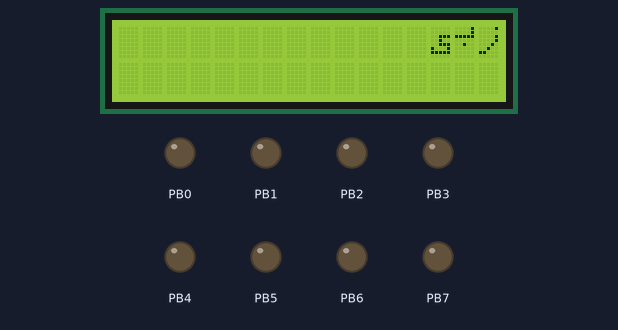
Recording of a program running on a simulated ATmega32, built with avr-gcc and emulated at 8 MHz. Parts: 16×2 character LCD, output pins drawn as LEDs (lit = HIGH). Wiring (inferred from the names in the program): character LCD (HD44780): RS PD7; R/W PD6; E PD5; data PC0, PC1, PC2, PC3, PC4, PC5, PC6, PC7. Pins used as bus, display or sensor lines are not drawn.

Above: at 0.2 s.
At 1.3 s:
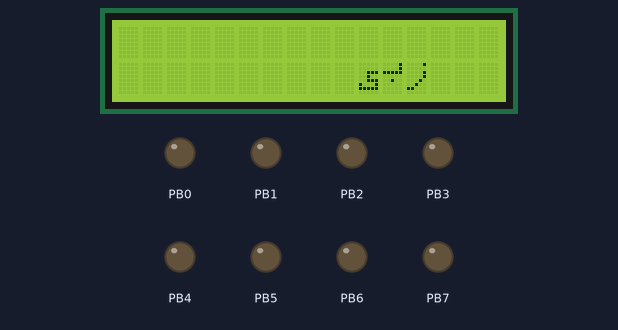
At 2.4 s:
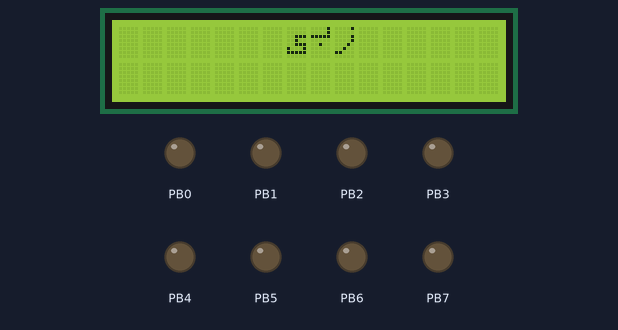
At 4.6 s:
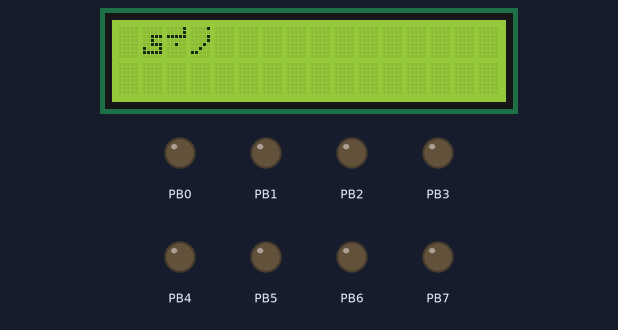
At 6.8 s:
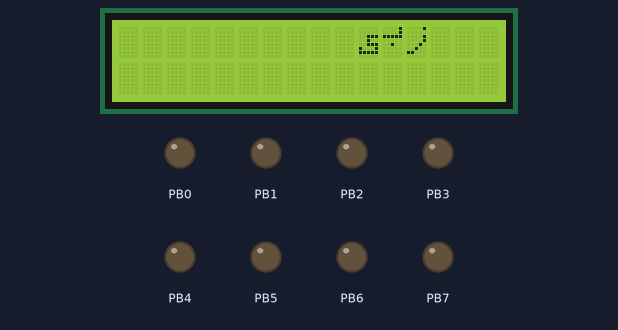
At 10.2 s:
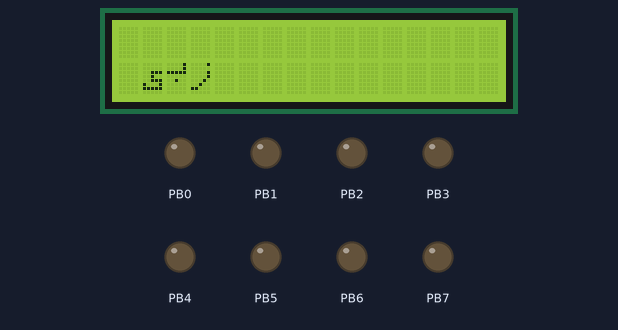

The program:

main.c
```c
#include "STD_TYPES.h"
#include <util/delay.h>

#include "DIO_interface.h"
#include "PORT_interface.h"

#include "CLCD_interface.h"


void main(void){
	u8 name[3][8] ={
			{
					0b00000001,
					0b00000000,
					0b00000001,
					0b00000001,
					0b00000010,
					0b00000100,
					0b00011000,
					0b00000000},
					{
							0b00000001,
							0b00000001,
							0b00011111,
							0b00000000,
							0b00000100,
							0b00000000,
							0b00000000,
							0b00000000},
							{
									0b00000000,
									0b00000000,
									0b00000111,
									0b00000100,
									0b00000111,
									0b00010001,
									0b00011111,
									0b00000000},


	};
	s8 xpos=0;
	/*Initialize pins directions*/
	PORT_voidInit();
	/*Initialize LCD 8 BIT MODE*/
	CLCD_voidInit();

	while(1){
		s8 ypos=15;
		while(ypos>0){
			for(u8 i=0;i<3;i++){
				CLCD_voidWriteSpecialCharacter(name[i],i);
				CLCD_voidSendSpecialCharacter(i,xpos,ypos);
				ypos--;
			}
			_delay_ms(1000);
			xpos= (xpos==0)?1:0;
			CLCD_voidSendCommand(1);
		}
	}
}
```

CLCD_config.h
```c
/************************************************************************************************************************/
/************************************************************************************************************************/
/******************************           Author: Karim Mahmoud            **********************************************/
/******************************           Layer: HAL                       **********************************************/
/******************************           SWC: CLCD                        **********************************************/
/******************************           Version: 1.00                    **********************************************/
/******************************           Date: 9/10/2022                  **********************************************/
/************************************************************************************************************************/
/************************************************************************************************************************/

#ifndef CLCD_CONFIG_H_
#define CLCD_CONFIG_H_


#define CLCD_DATA_PORT              			DIO_u8PORTC
/*Function Set: 2 lines, 5*8 font size*/
/*Display on off control: display enable, disable cursor, no blink cursor*/

#define CLCD_CTRL_PORT              			DIO_u8PORTD
#define CLCD_RS_PIN                				DIO_u8PIN7
#define CLCD_RW_PIN                 			DIO_u8PIN6
#define CLCD_E_PIN                  			DIO_u8PIN5


#endif
```

CLCD_interface.h
```c
/************************************************************************************************************************/
/************************************************************************************************************************/
/******************************           Author: Karim Mahmoud            **********************************************/
/******************************           Layer: HAL                       **********************************************/
/******************************           SWC: CLCD                        **********************************************/
/******************************           Version: 1.00                    **********************************************/
/******************************           Date: 9/10/2022                  **********************************************/
/************************************************************************************************************************/
/************************************************************************************************************************/

#ifndef CLCD_INTERFACE_H_
#define CLCD_INTERFACE_H_

void CLCD_voidSendCommand(u8 Copy_u8Command);

void CLCD_voidSendData(u8 Copy_u8Data);

void CLCD_voidSendString(const char* Copy_pu8Arr);

void CLCD_voidInit(void);

void CLCD_voidGoToXY(u8 Copy_u8XPos,u8 Copy_u8YPos);

void CLCD_voidWriteSpecialCharacter(u8* Copy_pu8Arr,u8 Copy_u8BlockNumber);

void CLCD_voidSendSpecialCharacter(u8 Copy_u8PatternNumber,u8 Copy_u8XPos,u8 Copy_u8YPos);

void CLCD_voidSendNumber(u32 Copy_u32Number);


#endif
```

CLCD_program.c
```c
/************************************************************************************************************************/
/************************************************************************************************************************/
/******************************           Author: Karim Mahmoud            **********************************************/
/******************************           Layer: HAL                       **********************************************/
/******************************           SWC: CLCD                        **********************************************/
/******************************           Version: 1.00                    **********************************************/
/******************************           Date: 9/10/2022                  **********************************************/
/************************************************************************************************************************/
/************************************************************************************************************************/

#include "STD_TYPES.h"
#include "BIT_MATH.h"
#include <util/delay.h>

#include "DIO_interface.h"

#include "CLCD_interface.h"
#include "CLCD_private.h"
#include "CLCD_config.h"


void CLCD_voidSendCommand(u8 Copy_u8Command){
	/*set RS pin to low for command*/
	DIO_u8SetPinValue(CLCD_CTRL_PORT,CLCD_RS_PIN,DIO_u8PIN_LOW);
	/*set RW pin to low for write*/
	DIO_u8SetPinValue(CLCD_CTRL_PORT,CLCD_RW_PIN,DIO_u8PIN_LOW);
	/*set data port to command*/
	DIO_u8SetPortValue(CLCD_DATA_PORT,Copy_u8Command);
	/*send enable pulse*/
	DIO_u8SetPinValue(CLCD_CTRL_PORT,CLCD_E_PIN,DIO_u8PIN_HIGH);
	_delay_ms(2);
	DIO_u8SetPinValue(CLCD_CTRL_PORT,CLCD_E_PIN,DIO_u8PIN_LOW);
}

void CLCD_voidSendData(u8 Copy_u8Data){
	/*set RS pin to high for data*/
	DIO_u8SetPinValue(CLCD_CTRL_PORT,CLCD_RS_PIN,DIO_u8PIN_HIGH);
	/*set RW pin to low for write*/
	DIO_u8SetPinValue(CLCD_CTRL_PORT,CLCD_RW_PIN,DIO_u8PIN_LOW);
	/*set data port to data*/
	DIO_u8SetPortValue(CLCD_DATA_PORT,Copy_u8Data);
	/*send enable pulse*/
	DIO_u8SetPinValue(CLCD_CTRL_PORT,CLCD_E_PIN,DIO_u8PIN_HIGH);
	_delay_ms(2);
	DIO_u8SetPinValue(CLCD_CTRL_PORT,CLCD_E_PIN,DIO_u8PIN_LOW);
}
void CLCD_voidSendString(const char* Copy_pcString){
	while(*Copy_pcString != '\0'){
		CLCD_voidSendData(*Copy_pcString);
		Copy_pcString++;
	}
}
void CLCD_voidInit(void){
	/*wait for more than 30 ms*/
	_delay_ms(40);
	/*Function Set Command: 2 lines, 5*8 Font Size*/
	CLCD_voidSendCommand(0b00111000);
	/*Display control on off: enable display disable cursor no blinking cursor*/
	CLCD_voidSendCommand(0b00001100);
	/*clear display*/
	CLCD_voidSendCommand(1);


}

void CLCD_voidGoToXY(u8 Copy_u8XPos,u8 Copy_u8YPos){
	/*converting the position into an address*/
	u8 Local_u8Adress;
	if(Copy_u8XPos==0){
		Local_u8Adress = Copy_u8YPos;
	}
	else if(Copy_u8XPos==1){
		Local_u8Adress = Copy_u8YPos+0x40;
	}
	/*setting the 7th bit so we can send the set ddram address command*/
	SET_BIT(Local_u8Adress,7);
	CLCD_voidSendCommand(Local_u8Adress);
}

void CLCD_voidWriteSpecialCharacter(u8* Copy_pu8Arr,u8 Copy_u8PatternNumber){
	u8 Local_u8Iterator;
	/*calculate CGRAM address of block 8 bytes*/
	u8 Local_u8CGRAMAdress = Copy_u8PatternNumber*8;
	/*set bit 6 for command and set the CGRAM address command*/
	SET_BIT(Local_u8CGRAMAdress,6);
	CLCD_voidSendCommand(Local_u8CGRAMAdress);
	/*write the pattern on CGRAM*/
	for(Local_u8Iterator=0;Local_u8Iterator<8;Local_u8Iterator++){
		CLCD_voidSendData(Copy_pu8Arr[Local_u8Iterator]);
	}
}
void CLCD_voidSendSpecialCharacter(u8 Copy_u8PatternNumber,u8 Copy_u8XPos,u8 Copy_u8YPos){
	/*go back to ddram to display pattern and send pattern by choosing battern blovk*/
	CLCD_voidGoToXY(Copy_u8XPos,Copy_u8YPos);
	CLCD_voidSendData(Copy_u8PatternNumber);
}


void CLCD_voidSendNumber(u32 Copy_u32Number){
	/*set local variables to know the number of digits and the digit to print*/
	u8 Local_u8Quotient=1;
	u8 Local_u8NumOfDigits=0;
    u8 Local_u8Digit;
    /*calculating the number of digits in the number*/
	while(Local_u8Quotient!=0){
		Local_u8Quotient = Copy_u32Number/CLCD_u32Power(10,++Local_u8NumOfDigits);
	}
	/*separating each digit then sending then sending them separately to the CLCD*/
	for(s32 Local_u8Power =Local_u8NumOfDigits-1;Local_u8Power>=0;Local_u8Power--){
	        Local_u8Digit=Copy_u32Number/CLCD_u32Power(10,Local_u8Power);
	        Copy_u32Number %= CLCD_u32Power(10,Local_u8Power);
	        Local_u8Digit+=48;
	        CLCD_voidSendData(Local_u8Digit);
	    }
}

u32 CLCD_u32Power(u32 Copy_u32Base,s32 Copy_u32Exponent){
	u32 Local_u32Result=1;
	for(u32 i=0;i<Copy_u32Exponent;i++){
		Local_u32Result*=Copy_u32Base;
	}
	return Local_u32Result;
}
```

BIT_MATH.h
```c
#ifndef BIT_MATH_H_
#define BIT_MATH_H_

#define SET_BIT(VAR,BIT_NO)     (VAR|=(1<<BIT_NO))

#define CLR_BIT(VAR,BIT_NO)     (VAR&=(~(1<<BIT_NO)))

#define TOGGLE_BIT(VAR,BIT_NO)      (VAR^=(1<<BIT_NO))

#define GET_BIT(VAR,BIT_NO)     (1&(VAR>>BIT_NO))

#endif
```

CLCD_private.h
```c
#ifndef CLCD_PRIVATE_H_
#define CLCD_PRIVATE_H_

u32 CLCD_u32Power(u32 Copy_u32Base,s32 Copy_s32Exponent);


#endif
```

DIO_config.h
```c

```

DIO_interface.h
```c
/*************************************************************************************************************************/
/*************************************************************************************************************************/
/******************************           Author: Karim Mahmoud            ***********************************************/
/******************************           Layer: MCAL                      ***********************************************/
/******************************           SWC: DIO                         ***********************************************/
/******************************           Version: 1.00                    ***********************************************/
/*************************************************************************************************************************/
/*************************************************************************************************************************/

#ifndef DIO_INTERFACE_H_
#define DIO_INTERFACE_H_

#define DIO_u8PIN_HIGH			1
#define DIO_u8PIN_LOW			0

#define DIO_u8PORT_HIGH		0xff
#define DIO_u8PORT_LOW		0

#define DIO_u8PORTA				0
#define DIO_u8PORTB				1
#define DIO_u8PORTC				2
#define DIO_u8PORTD				3

#define DIO_u8PIN0				0
#define DIO_u8PIN1				1
#define DIO_u8PIN2				2
#define DIO_u8PIN3				3
#define DIO_u8PIN4				4
#define DIO_u8PIN5				5
#define DIO_u8PIN6				6
#define DIO_u8PIN7				7


u8 DIO_u8SetPinValue(u8 Copy_u8Port,u8 Copy_u8Pin,u8 Copy_u8Value);

u8 DIO_u8SetPortValue(u8 Copy_u8Port,u8 Copy_u8Value);

u8 DIO_u8GetPinValue(u8 Copy_u8Port,u8 Copy_u8Pin, u8* Copy_pu8Value);

u8 DIO_u8GetPortValue(u8 Copy_u8Port,u8* Copy_pu8Value);


#endif
```

DIO_private.h
```c

```

DIO_program.c
```c
/*************************************************************************************************************************/
/*************************************************************************************************************************/
/******************************           Author: Karim Mahmoud            ***********************************************/
/******************************           Layer: MCAL                      ***********************************************/
/******************************           SWC: DIO                         ***********************************************/
/******************************           Version: 1.00                    ***********************************************/
/*************************************************************************************************************************/
/*************************************************************************************************************************/
#include "STD_TYPES.h"
#include "BIT_MATH.h"

#include "DIO_interface.h"
#include "DIO_register.h"
#include "DIO_private.h"
#include "DIO_config.h"


u8 DIO_u8SetPinValue(u8 Copy_u8Port,u8 Copy_u8Pin,u8 Copy_u8Value){
	u8 Local_u8ErrorState=0;
	if(Copy_u8Pin <= DIO_u8PIN7){
		if(Copy_u8Value == DIO_u8PIN_LOW){
			switch(Copy_u8Port){
			case DIO_u8PORTA : CLR_BIT(PORTA,Copy_u8Pin); break;
			case DIO_u8PORTB : CLR_BIT(PORTB,Copy_u8Pin); break;
			case DIO_u8PORTC : CLR_BIT(PORTC,Copy_u8Pin); break;
			case DIO_u8PORTD : CLR_BIT(PORTD,Copy_u8Pin); break;
			default: Local_u8ErrorState=1;
			}
		}
		else if(Copy_u8Value == DIO_u8PIN_HIGH){
			switch(Copy_u8Port){
			case DIO_u8PORTA : SET_BIT(PORTA,Copy_u8Pin); break;
			case DIO_u8PORTB : SET_BIT(PORTB,Copy_u8Pin); break;
			case DIO_u8PORTC : SET_BIT(PORTC,Copy_u8Pin); break;
			case DIO_u8PORTD : SET_BIT(PORTD,Copy_u8Pin); break;
			default: Local_u8ErrorState=1;
			}
		}
		else{
			Local_u8ErrorState=1;
		}
	}
	else{
		Local_u8ErrorState=1;
	}
	return Local_u8ErrorState ;
}

u8 DIO_u8SetPortValue(u8 Copy_u8Port,u8 Copy_u8Value){
	u8 Local_u8ErrorState=0;
	switch (Copy_u8Port)
	{
	case DIO_u8PORTA: PORTA=Copy_u8Value; break;
	case DIO_u8PORTB: PORTB=Copy_u8Value; break;
	case DIO_u8PORTC: PORTC=Copy_u8Value; break;
	case DIO_u8PORTD: PORTD=Copy_u8Value; break;
	default: Local_u8ErrorState=1 ;
	}
	return Local_u8ErrorState ;
}

u8 DIO_u8GetPinValue(u8 Copy_u8Port,u8 Copy_u8Pin, u8* Copy_pu8Value){
	u8 Local_u8ErrorState=0;
	if((Copy_pu8Value != NULL) && (Copy_u8Pin <= DIO_u8PIN7)){
		switch (Copy_u8Port){
		case DIO_u8PORTA: *Copy_pu8Value = GET_BIT(PINA,Copy_u8Pin); break;
		case DIO_u8PORTB: *Copy_pu8Value = GET_BIT(PINB,Copy_u8Pin); break;
		case DIO_u8PORTC: *Copy_pu8Value = GET_BIT(PINC,Copy_u8Pin); break;
		case DIO_u8PORTD: *Copy_pu8Value = GET_BIT(PIND,Copy_u8Pin); break;
		default:Local_u8ErrorState=1 ;
		}
	}
	else{
		Local_u8ErrorState=1;
	}
	return Local_u8ErrorState ;
}

u8 DIO_u8GetPortValue(u8 Copy_u8Port,u8* Copy_pu8Value){
	u8 Local_u8ErrorState=0;
	switch (Copy_u8Port)
	{
	case DIO_u8PORTA: *Copy_pu8Value = PINA; break;
	case DIO_u8PORTB: *Copy_pu8Value = PINB; break;
	case DIO_u8PORTC: *Copy_pu8Value = PINC; break;
	case DIO_u8PORTD: *Copy_pu8Value = PIND; break;
	default: Local_u8ErrorState=1 ;
	}
	return Local_u8ErrorState;
}
```

DIO_register.h
```c
/*************************************************************************************************************************/
/*************************************************************************************************************************/
/******************************           Author: Karim Mahmoud            ***********************************************/
/******************************           Layer: MCAL                      ***********************************************/
/******************************           SWC: DIO                         ***********************************************/
/******************************           Version: 1.00                    ***********************************************/
/*************************************************************************************************************************/
/*************************************************************************************************************************/

#ifndef DIO_REGISTER_H_
#define DIO_REGISTER_H_

#define PORTA        *((volatile u8*)(0x3b))
#define PINA         *((volatile u8*)(0x39))

#define PORTB        *((volatile u8*)(0x38))
#define PINB         *((volatile u8*)(0x36))

#define PORTC        *((volatile u8*)(0x35))
#define PINC         *((volatile u8*)(0x33))

#define PORTD        *((volatile u8*)(0x32))
#define PIND         *((volatile u8*)(0x30))


#endif
```

PORT_interface.h
```c
/*************************************************************************************************************************/
/*************************************************************************************************************************/
/******************************           Author: Karim Mahmoud            ***********************************************/
/******************************           Layer: MCAL                      ***********************************************/
/******************************           SWC: PORT                        ***********************************************/
/******************************           Version: 1.00                    ***********************************************/
/*************************************************************************************************************************/
/*************************************************************************************************************************/
#ifndef PORT_INTERFACE_H_
#define PORT_INTERFACE_H_

void PORT_voidInit();

#endif
```

PORT_program.c
```c
/*************************************************************************************************************************/
/*************************************************************************************************************************/
/******************************           Author: Karim Mahmoud            ***********************************************/
/******************************           Layer: MCAL                      ***********************************************/
/******************************           SWC: PORT                        ***********************************************/
/******************************           Version: 1.00                    ***********************************************/
/*************************************************************************************************************************/
/*************************************************************************************************************************/

#include "STD_TYPES.h"
#include "PORT_config.h"
#include "PORT_private.h"
#include "PORT_interface.h"
#include "PORT_register.h"

void PORT_voidInit(){
    DDRA=PORTA_DIR;
    DDRB=PORTB_DIR;
    DDRC=PORTC_DIR;
    DDRD=PORTD_DIR;

    PORTA=PORTA_INIT_VAL;
    PORTB=PORTB_INIT_VAL;
    PORTC=PORTC_INIT_VAL;
    PORTD=PORTD_INIT_VAL;
}
```

Source omitted: PORT_config.h (4119 bytes), PORT_private.h (2952 bytes), PORT_register.h (1417 bytes), STD_TYPES.h (306 bytes)

Measured:
- by itself, everything shown: repeats every 11.1 s, in 10 steps
- what the display in image 0 shows lasts 1.1 s, from 0.1 s to 1.2 s
